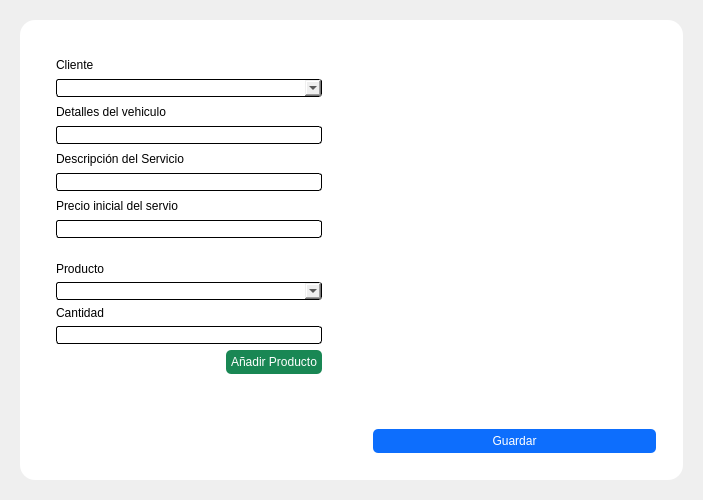
<?xml version="1.0" encoding="UTF-8"?>
<ui version="4.0">
 <class>ServiciosAdd</class>
 <widget class="QWidget" name="ServiciosAdd">
  <property name="geometry">
   <rect>
    <x>0</x>
    <y>0</y>
    <width>703</width>
    <height>500</height>
   </rect>
  </property>
  <property name="minimumSize">
   <size>
    <width>0</width>
    <height>500</height>
   </size>
  </property>
  <property name="windowTitle">
   <string>Form</string>
  </property>
  <property name="styleSheet">
   <string notr="true">*{
	border: none;
}
#dashboard{
	background-color: #eff9fe;
}
#cards QFrame{
	background-color: white;
	border-radius: 15px;
}
#frMain{
	background-color: white;
	border-radius: 15px;
}
QLineEdit{
	background: white;
	border: 1px solid black;
	border-radius: 3px;
}
QPushButton{
	padding: 5px;
	border-radius: 5px;
	color:white;
	background: #0d6efd;
}
QPushButton:hover{
	background: #1e7fff;
}
#btnAddProduct{
	background: #198754;
}
#btnAddProduct:hover{
	background: #2A9865;
}
QComboBox{
	border: 1px solid black;
	border-radius: 3px;
}</string>
  </property>
  <layout class="QVBoxLayout" name="verticalLayout">
   <item>
    <widget class="QWidget" name="main" native="true">
     <layout class="QHBoxLayout" name="horizontalLayout_15">
      <item>
       <widget class="QFrame" name="frMain">
        <property name="frameShape">
         <enum>QFrame::StyledPanel</enum>
        </property>
        <property name="frameShadow">
         <enum>QFrame::Raised</enum>
        </property>
        <layout class="QHBoxLayout" name="horizontalLayout">
         <item>
          <widget class="QFrame" name="frameView">
           <property name="minimumSize">
            <size>
             <width>300</width>
             <height>0</height>
            </size>
           </property>
           <property name="maximumSize">
            <size>
             <width>350</width>
             <height>16777215</height>
            </size>
           </property>
           <property name="frameShape">
            <enum>QFrame::StyledPanel</enum>
           </property>
           <property name="frameShadow">
            <enum>QFrame::Raised</enum>
           </property>
           <layout class="QVBoxLayout" name="verticalLayout_4">
            <item>
             <widget class="QWidget" name="widget" native="true">
              <layout class="QVBoxLayout" name="verticalLayout_5">
               <item>
                <widget class="QFrame" name="frame">
                 <property name="frameShape">
                  <enum>QFrame::StyledPanel</enum>
                 </property>
                 <property name="frameShadow">
                  <enum>QFrame::Raised</enum>
                 </property>
                 <layout class="QVBoxLayout" name="verticalLayout_3">
                  <item>
                   <widget class="QLabel" name="lblClientes">
                    <property name="text">
                     <string>Cliente</string>
                    </property>
                   </widget>
                  </item>
                  <item>
                   <widget class="QComboBox" name="cbClientes"/>
                  </item>
                  <item>
                   <widget class="QLabel" name="lblMarca">
                    <property name="text">
                     <string>Detalles del vehiculo</string>
                    </property>
                   </widget>
                  </item>
                  <item>
                   <widget class="QLineEdit" name="leVehiculo"/>
                  </item>
                  <item>
                   <widget class="QLabel" name="lblDescripcion">
                    <property name="text">
                     <string>Descripción del Servicio</string>
                    </property>
                   </widget>
                  </item>
                  <item>
                   <widget class="QLineEdit" name="leDescripcionServicio"/>
                  </item>
                  <item>
                   <widget class="QLabel" name="lblPrecio">
                    <property name="text">
                     <string>Precio inicial del servio</string>
                    </property>
                   </widget>
                  </item>
                  <item>
                   <widget class="QLineEdit" name="lePrecio"/>
                  </item>
                 </layout>
                </widget>
               </item>
               <item alignment="Qt::AlignTop">
                <widget class="QFrame" name="frame_5">
                 <property name="frameShape">
                  <enum>QFrame::StyledPanel</enum>
                 </property>
                 <property name="frameShadow">
                  <enum>QFrame::Raised</enum>
                 </property>
                 <layout class="QVBoxLayout" name="verticalLayout_9">
                  <item>
                   <widget class="QLabel" name="lblProductos">
                    <property name="text">
                     <string>Producto</string>
                    </property>
                   </widget>
                  </item>
                  <item>
                   <widget class="QComboBox" name="cbProductos"/>
                  </item>
                  <item>
                   <widget class="QLabel" name="lblCantidad">
                    <property name="text">
                     <string>Cantidad</string>
                    </property>
                   </widget>
                  </item>
                  <item>
                   <widget class="QLineEdit" name="leCantidad"/>
                  </item>
                  <item alignment="Qt::AlignRight">
                   <widget class="QPushButton" name="btnAddProduct">
                    <property name="maximumSize">
                     <size>
                      <width>200</width>
                      <height>16777215</height>
                     </size>
                    </property>
                    <property name="cursor">
                     <cursorShape>PointingHandCursor</cursorShape>
                    </property>
                    <property name="text">
                     <string>Añadir Producto</string>
                    </property>
                   </widget>
                  </item>
                 </layout>
                </widget>
               </item>
              </layout>
             </widget>
            </item>
           </layout>
          </widget>
         </item>
         <item>
          <widget class="QFrame" name="frameAdd">
           <property name="minimumSize">
            <size>
             <width>250</width>
             <height>0</height>
            </size>
           </property>
           <property name="maximumSize">
            <size>
             <width>16777215</width>
             <height>16777215</height>
            </size>
           </property>
           <property name="frameShape">
            <enum>QFrame::StyledPanel</enum>
           </property>
           <property name="frameShadow">
            <enum>QFrame::Raised</enum>
           </property>
           <layout class="QVBoxLayout" name="verticalLayout_2">
            <property name="leftMargin">
             <number>0</number>
            </property>
            <property name="topMargin">
             <number>0</number>
            </property>
            <property name="rightMargin">
             <number>0</number>
            </property>
            <property name="bottomMargin">
             <number>0</number>
            </property>
            <item>
             <widget class="QFrame" name="frame_2">
              <property name="frameShape">
               <enum>QFrame::StyledPanel</enum>
              </property>
              <property name="frameShadow">
               <enum>QFrame::Raised</enum>
              </property>
              <layout class="QVBoxLayout" name="verticalLayout_6">
               <item>
                <widget class="QFrame" name="frame_3">
                 <property name="frameShape">
                  <enum>QFrame::StyledPanel</enum>
                 </property>
                 <property name="frameShadow">
                  <enum>QFrame::Raised</enum>
                 </property>
                 <layout class="QVBoxLayout" name="verticalLayout_7">
                  <item>
                   <widget class="QTableWidget" name="productosTable"/>
                  </item>
                 </layout>
                </widget>
               </item>
               <item>
                <widget class="QFrame" name="frame_4">
                 <property name="frameShape">
                  <enum>QFrame::StyledPanel</enum>
                 </property>
                 <property name="frameShadow">
                  <enum>QFrame::Raised</enum>
                 </property>
                 <layout class="QVBoxLayout" name="verticalLayout_8">
                  <item>
                   <widget class="QPushButton" name="btnGuardar">
                    <property name="text">
                     <string>Guardar</string>
                    </property>
                   </widget>
                  </item>
                 </layout>
                </widget>
               </item>
              </layout>
             </widget>
            </item>
           </layout>
          </widget>
         </item>
        </layout>
       </widget>
      </item>
     </layout>
    </widget>
   </item>
  </layout>
 </widget>
 <resources>
  <include location="../../PySide-Projects/intrefaceIA/resources.qrc"/>
  <include location="../../AICountDrive/interfaces/resources.qrc"/>
 </resources>
 <connections/>
</ui>
